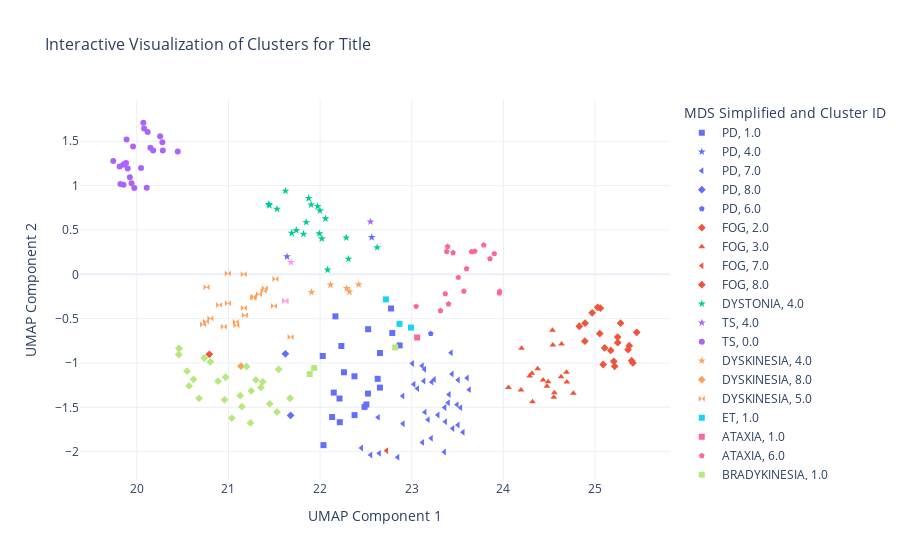

The notebook cell this image was saved under:
### Code cell
df["Paper"] = df["Paper"].fillna("")
embedded_papers = EmbedFrame(df, "Paper", model)
embedded_reduced_papers = ReduceEmbedding(embedded_papers, neighbors=100, min_distance=0)
optimalKObj = OptimalK.OptimalK(n_jobs=4, parallel_backend='joblib')
num_clusters = optimalKObj(embedded_reduced_papers, n_refs=50, cluster_array=np.arange(1,10))
CreateCluster(df, embedded_reduced_papers, num_clusters, "Reduced Paper Cluster")
VisualizeCluster(df, "Title", embedded_reduced_papers, "Reduced Paper Cluster")
